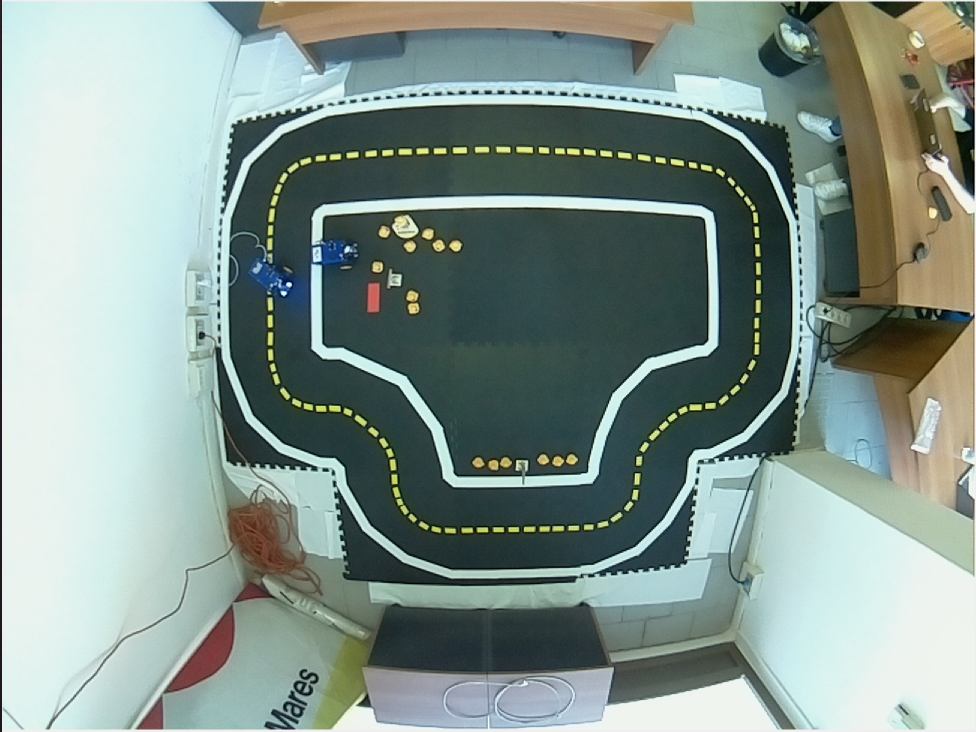
#> input picture assets/lab_wt.png, 1951 x 1464 px (shown at 1/2 size)
$ jupyter execute get_position.ipynb
#> lines starting #> are read from the running program, lines starting #| are printed output that depends on the picture; after the words box and inside, x2 and y2 are one past the last pixel; in counts of white or black regions, pixels touching at a corner belong together
[cell 1]
import cv2
import matplotlib.pyplot as plt
import numpy as np

[cell 2]
img = cv2.imread("assets/lab_wt.png")
#> img is the input picture: shape (1464, 1951, 3); mean B, G, R 142.3, 149.3, 132.5
img = cv2.rotate(img, cv2.ROTATE_90_CLOCKWISE)
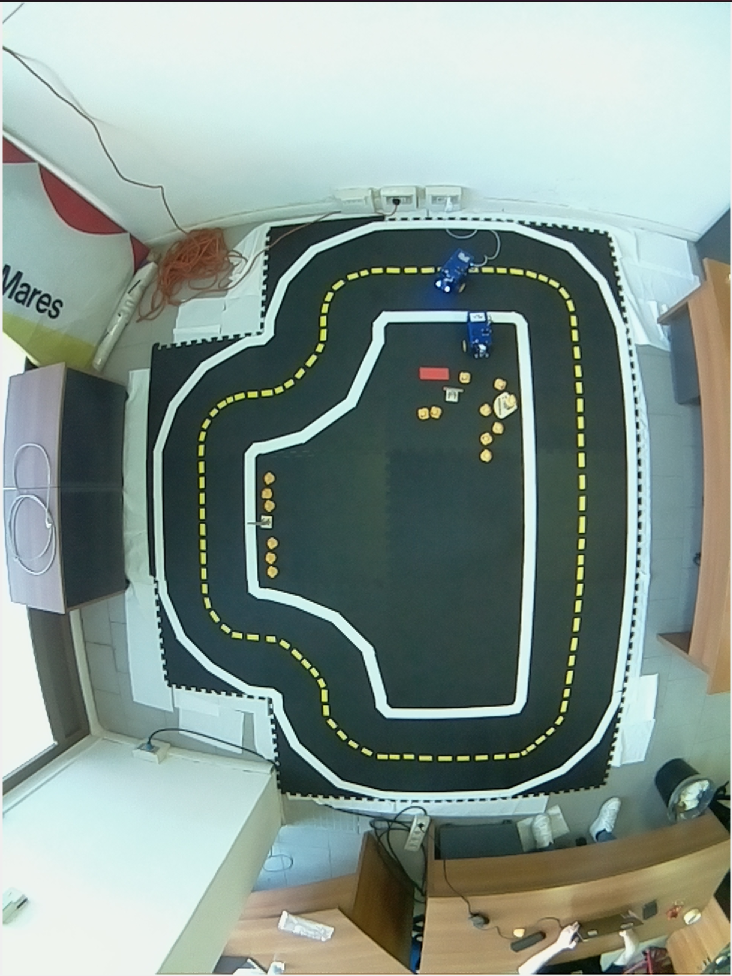
#> img: shape (1951, 1464, 3) (shown at 1/2 size); mean B, G, R 142.3, 149.3, 132.5
img_rgb = cv2.cvtColor(img, cv2.COLOR_BGR2RGB)

[cell 3]
cut = [430,1600,300,1300]
plt.imshow(img_rgb[cut[0]:cut[1], cut[2]:cut[3]])
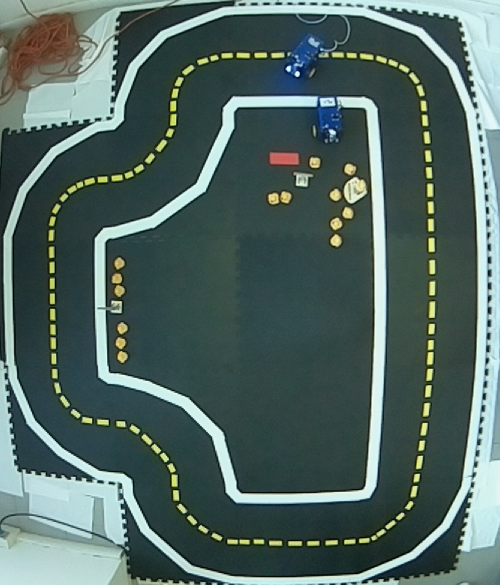
#> shown: shape (1170, 1000, 3) (shown at 1/2 size); mean R, G, B 81.6, 102.8, 98.1

[cell 4]
img = img[cut[0]:cut[1], cut[2]:cut[3]]
#> img: shape (1170, 1000, 3)

[cell 5]
img_hsv = cv2.cvtColor(img, cv2.COLOR_BGR2HSV)
#> img_hsv: shape (1170, 1000, 3); mean H, S, V 82, 77, 104.7

hsv_color1 = np.array([0, 0, 0])
hsv_color2 = np.array([360, 200, 200])

mask = cv2.inRange(img_hsv, hsv_color1, hsv_color2)
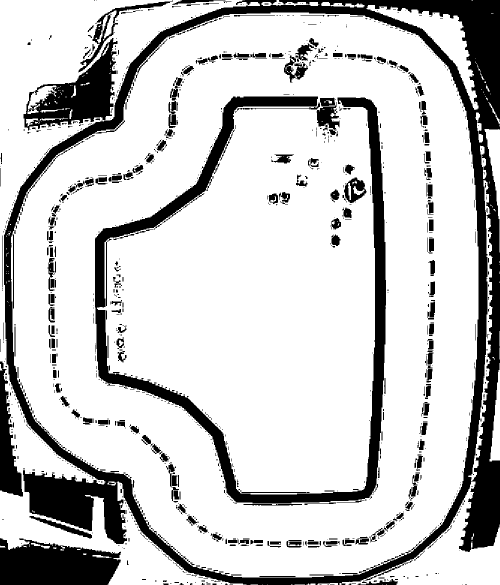
#> mask: shape (1170, 1000) (shown at 1/2 size); 79.1% white; 1298 black regions (968 under 20 px), largest, box (x1, y1, x2, y2) and area: (8, 0, 1000, 1170) 114309, (190, 193, 772, 1007) 47774, (0, 1076, 242, 1170) 17469

plt.imshow(mask, cmap='gray')

$ run again, with assets/10_iterations.png copied over assets/lab_wt.png
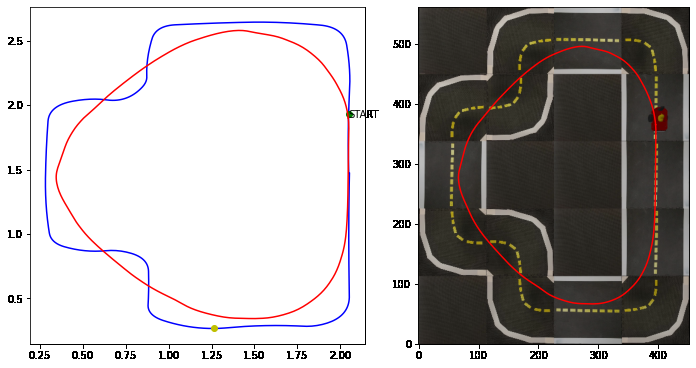
#> input picture assets/10_iterations.png, 696 x 368 px
#> img is the input picture: shape (368, 696, 3); mean B, G, R 176.9, 177.8, 181.2
#> `[cell 3] cut = [430,1600,300,1300] plt.imshow(img_rgb[cut[0]:cut[1], c..`:
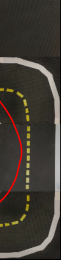
#> shown: shape (266, 68, 3); mean R, G, B 88.1, 83.3, 76.6
#> img_hsv: shape (266, 68, 3); mean H, S, V 18.4, 40.7, 88.1
#> `mask = cv2.inRange(img_hsv, hsv_color1, hsv_color2)`:
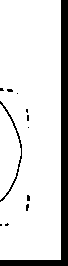
#> mask: shape (266, 68); 86.1% white; 12 black regions (10 under 20 px), largest, box (x1, y1, x2, y2) and area: (0, 0, 68, 266) 2228, (0, 101, 22, 202) 191
